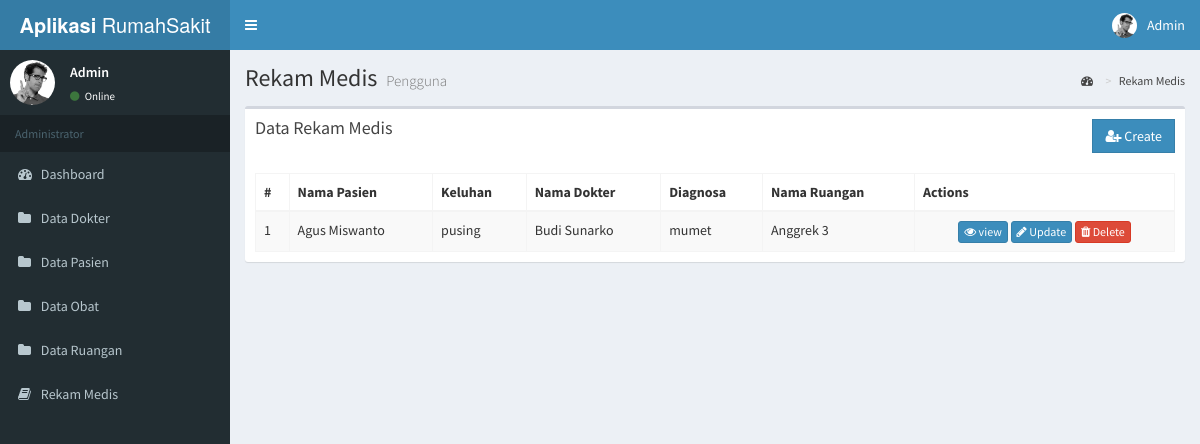
Page /index.php/rekammedis on the committed database.
### tables this page shows
CREATE TABLE `tb_user` (
  `user_id` int(11) NOT NULL,
  `username` varchar(40) NOT NULL,
  `password` varchar(40) NOT NULL,
  `name` varchar(100) NOT NULL,
  `address` varchar(200) DEFAULT NULL,
  `level` int(1) NOT NULL COMMENT '1:admin, 2:user'
);

CREATE TABLE `tb_rekammedis` (
  `id_rm` int(11) NOT NULL,
  `id_pasien` int(11) NOT NULL,
  `keluhan` varchar(50) NOT NULL,
  `id_dokter` int(11) NOT NULL,
  `diagnosa` varchar(50) NOT NULL,
  `id_ruangan` int(11) NOT NULL,
  `tgl_periksa` date NOT NULL
);

CREATE TABLE `tb_pasien` (
  `id_pasien` int(11) NOT NULL,
  `nomor_identitas` varchar(30) NOT NULL,
  `nama_pasien` varchar(50) NOT NULL,
  `jenis_kelamin` enum('Laki-laki','Perempuan') NOT NULL,
  `alamat` varchar(50) NOT NULL,
  `no_telp` varchar(15) NOT NULL
);

CREATE TABLE `tb_dokter` (
  `id_dokter` int(11) NOT NULL,
  `nama_dokter` varchar(50) NOT NULL,
  `spesialis` varchar(50) NOT NULL,
  `alamat` varchar(50) NOT NULL,
  `no_telp` varchar(15) NOT NULL
);

CREATE TABLE `tb_ruangan` (
  `id_ruangan` int(11) NOT NULL,
  `nama_ruangan` varchar(50) NOT NULL,
  `gedung` varchar(50) NOT NULL
);

### application/libraries/Template.php (called while the page is built)
<?php
Class Template {
    var $template_data = array();
    function set($name, $value)
    {
        $this->template_data[$name] = $value;
    }
    function load($template = '', $view = '', $view_data = array(), $return =FALSE)
    {
        $this->CI =& get_instance();
        $this->set('contents', $this->CI->load->view($view, $view_data, TRUE));
        return $this->CI->load->view($template, $this->template_data, $return);
    }
}

### application/controllers/Rekammedis.php (called while the page is built, shortened)
<?php
class Rekammedis extends CI_Controller {
	public function index()
	{
		$data['rekam_medis'] = $this->rekammedis_m->getRekamMedis();
			$this->template->load('template', 'rekammedis/rekammedis_data',$data);
	}
}

### index.php (called while the page is built, shortened)
<?php
require_once BASEPATH.'core/CodeIgniter.php';

### application/models/Rekammedis_m.php (called while the page is built, shortened)
<?php
class Rekammedis_m extends CI_Model {
   public function getRekamMedis(){
    $this->db->join('tb_pasien','tb_pasien.id_pasien=tb_rekammedis.id_pasien');
    $this->db->join('tb_dokter','tb_dokter.id_dokter=tb_rekammedis.id_dokter');
     $this->db->join('tb_ruangan','tb_ruangan.id_ruangan=tb_rekammedis.id_ruangan');
      $query = $this->db->get('tb_rekammedis');
      return $query->result_array();
   }
}

### application/libraries/Fungsi.php (called while the page is built, shortened)
<?php
class Fungsi
{
    protected $ci;
    function __construct(){
        $this->ci =& get_instance();
    }
    function user_login(){
        $user_id = $this->ci->session->userdata('userid');
        $user_data = $this->ci->user_m->get($user_id)->row();
        return $user_data;
    }
}

### application/models/User_m.php (called while the page is built, shortened)
<?php
class User_m extends CI_Model {
    public function get($id = null){
        $this->db->from('tb_user');
        $query = $this->db->get();
        return $query;
    }
}

### application/views/rekammedis/rekammedis_data.php (the view, shortened to what this page needs)
<section class="content-header">
	<h1>
		Rekam Medis
		<small>Pengguna</small>
	</h1>
	<ol class="breadcrumb">
		<li><a href="#"><i class="fa fa-dashboard"></i> </a></li>
		<li><a href="#">Rekam Medis</a></li>
	</ol>
</section>
<section class="content">
	<div class="box">
		<div class="box-header">
			<h3 class="box-title">Data Rekam Medis</h3>
			<div class="pull-right">
				<a href="<?=site_url('rekammedis/add')?>" class="btn btn-primary btn-flat">
					<i class="fa fa-user-plus"></i> Create
				</a>
			</div>
		</div>
		<div class="box-body table-responsive">
			<table class="table table-bordered table-striped">
				<thead>
					<tr>
						<th>#</th>
						<th>Nama Pasien</th>
						<th>Keluhan</th>
						<th>Nama Dokter</th>
						<th>Diagnosa</th>
						<th>Nama Ruangan</th>
						<th>Actions</th>
					</tr>
				</thead>
				<tbody>
			  	<?php $no=1;?>
					<?php foreach($rekam_medis as $rekammedis): ?>
					<tr>
						<td><?php echo $no; ?></td>
						<td><?php echo $rekammedis['nama_pasien'] ?></td>
						<td><?php echo $rekammedis['keluhan'] ?></td>
						<td><?php echo $rekammedis['nama_dokter'] ?></td>
						<td><?php echo $rekammedis['diagnosa'] ?></td>
						<td><?php echo $rekammedis['nama_ruangan'] ?></td>
						<td class="text-center" width="260px">
					 <a href="<?=site_url('rekammedis/view/'. $rekammedis['id_rm'])?>" class="btn btn-primary btn-xs">
								<i class="fa fa-eye"></i> view
							</a>
							<a href="<?=site_url('rekammedis/update/'. $rekammedis['id_rm'])?>" class="btn btn-primary btn-xs">
								<i class="fa fa-pencil"></i> Update
							</a>
							<div onclick="deleteRekamMedis(<?php echo $rekammedis['id_rm'] ?>)" class="btn btn-danger btn-xs">
								<i class="fa fa-trash"></i> Delete
							</div>
						</td>
					</tr>
					<?php $no++;?>
					<?php endforeach; ?>
				</tbody>
			</table>
		</div>
	</div>
</section>

### application/views/template.php (shortened to what this page needs)
<!DOCTYPE html>
<html>
<head>
	<link rel="stylesheet" href="<?=base_url()?>assets/bower_components/bootstrap/dist/css/bootstrap.min.css">
	<link rel="stylesheet" href="<?=base_url()?>assets/bower_components/font-awesome/css/font-awesome.min.css">
	<link rel="stylesheet" href="<?=base_url()?>assets/bower_components/Ionicons/css/ionicons.min.css">
	<link rel="stylesheet" href="<?=base_url()?>assets/dist/css/AdminLTE.min.css">
	<link rel="stylesheet" href="<?=base_url()?>assets/dist/css/skins/_all-skins.min.css">
</head>
<body class="hold-transition skin-blue sidebar-mini">
	<div class="wrapper">
		<header class="main-header">
			<a href="<?=base_url()?>assets/index2.html" class="logo">
				<span class="logo-lg"><b>Aplikasi</b> RumahSakit</span>
			</a>
			<nav class="navbar navbar-static-top">
				<a href="#" class="sidebar-toggle" data-toggle="push-menu" role="button">
				</a>
				<div class="navbar-custom-menu">
					<ul class="nav navbar-nav">
						<li class="dropdown user user-menu">
							<a href="#" class="dropdown-toggle" data-toggle="dropdown">
								<img src="<?=base_url()?>assets/dist/img/user2-160x160.jpg" class="user-image" alt="User Image">
								<span class="hidden-xs"><?=ucfirst($this->fungsi->user_login()->username)?></span>
							</a>
						</li>
					</ul>
				</div>
			</nav>
		</header>
		<aside class="main-sidebar">
			<section class="sidebar">
				<div class="user-panel">
					<div class="pull-left image">
						<img src="<?=base_url()?>assets/dist/img/user2-160x160.jpg" class="img-circle" alt="User Image">
					</div>
					<div class="pull-left info">
						<p><?=ucfirst($this->fungsi->user_login()->username)?></p>
						<a href="#"><i class="fa fa-circle text-success"></i> Online</a>
					</div>
				</div>
				<ul class="sidebar-menu" data-widget="tree">
					<li class="header">Administrator</li>
					<li>
						<a href="<?=site_url('dashboard')?>">
							<i class="fa fa-dashboard"></i> <span>Dashboard</span>
						</a>
					</li>
					<li>
						<a href="<?=site_url('dokter')?>">
							<i class="fa fa-folder"></i> <span>Data Dokter</span>
						</a>
					</li>
          	<li>
						<a href="<?=site_url('pasien')?>">
							<i class="fa fa-folder"></i> <span>Data Pasien</span>
						</a>
					</li>
          	<li>
						<a href="<?=site_url('obat')?>">
							<i class="fa fa-folder"></i> <span>Data Obat</span>
						</a>
					</li>
          	<li>
						<a href="<?=site_url('ruangan')?>">
							<i class="fa fa-folder"></i> <span>Data Ruangan</span>
						</a>
					</li>
          	<li>
						<a href="<?=site_url('rekammedis')?>">
							<i class="fa fa-book"></i> <span>Rekam Medis</span>
						</a>
					</li>
				</ul>
			</section>
		</aside>
		<div class="content-wrapper">
			<?php echo $contents ?>
		</div>
	</div>
</body>
</html>

### rows in the picture
tb_user: username "Admin"
tb_rekammedis: id_pasien.nama_pasien "Agus Miswanto", keluhan "pusing", id_dokter.nama_dokter "Budi Sunarko", diagnosa "mumet", id_ruangan.nama_ruangan "Anggrek 3"
